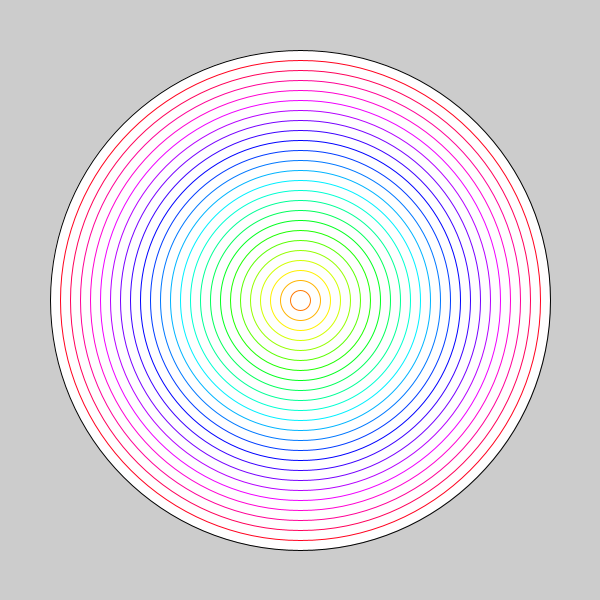
Frame 1 (no input)
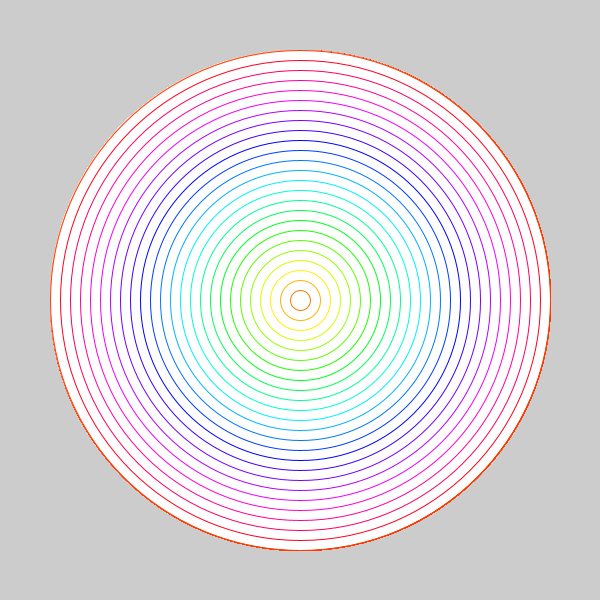
Frame 60 (the mouse pressed at the canvas centre just before this capture)
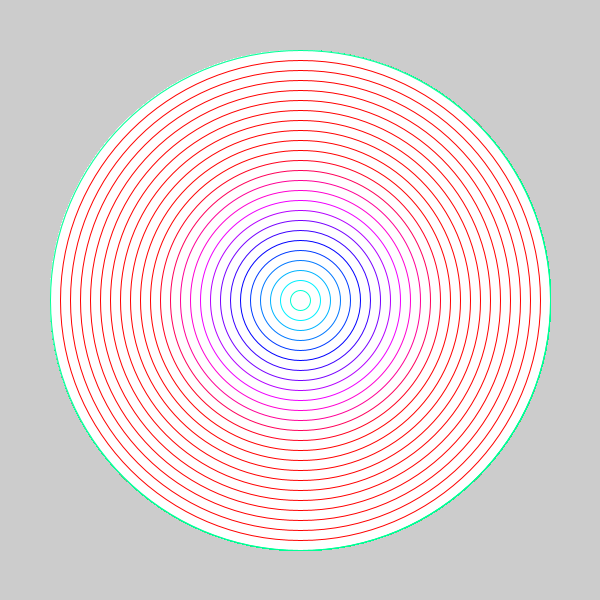
Frame 120 (the mouse held since frame 60 and released just before this capture)

The Processing sketch that drew these frames (run headless with seeded random() and noise(); from frame 60 on, the mouse is pressed at the canvas centre):

// Processing sketch: processing_185617
// ── processing_185617.pde

void setup(){
size(600,600);
colorMode(HSB);
}
void draw(){
for(int i=500;i>0;i=i-20){
  println(i);
  ellipse(300,300,i,i);
  stroke((i/2)+(mouseX/3),255,255);
}
}
